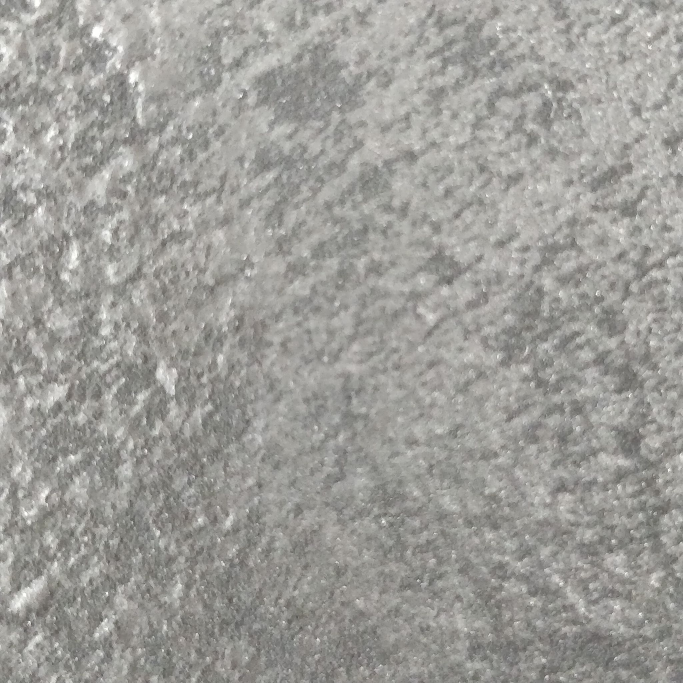
#> input picture concrete/concrete_1.jpg, 2048 x 2048 px, given as the content of the folder wood, which was not available (shown at 1/3 size)
$ python Task_main.py   (older library calls are emulated)
#> lines starting #> are read from the running program, lines starting #| are printed output that depends on the picture; pictures that were not available may be replaced by others from this repository, and a replacement may not be noted
import csv
import os
from PIL import Image
from skimage import io, img_as_ubyte, feature, color
import skimage
import matplotlib.pyplot as plt
import numpy as np
from sklearn import svm
from sklearn.model_selection import train_test_split
from sklearn.metrics import accuracy_score, confusion_matrix, ConfusionMatrixDisplay


def conv_to_gray_sample(area, size_x, size_y):
#> called with area = 'wood', size_x = 128, size_y = 128
    pictures = os.listdir(area)
    num_samples = 10  # num_samples = samples form 1 picture
    g = 0
    for i in range(0, len(pictures)):
        img = io.imread(area + '/' + pictures[i], as_gray=True)
#> img: shape (2048, 2048) float64; min 0.224, max 0.999, mean 0.615
        x = 0
        y = 0
        for p in range(0, num_samples):
            cropped_img = img[x:size_x + x, y:size_y + y]
            img_sample_conv = (cropped_img / np.max(cropped_img) * 63).astype('uint8')
            x = x + size_x
            y = y + size_y
            io.imsave("conv_" + area + "/" + area + "_grey_" + str(g + 1) + ".jpg", img_sample_conv)
            g=g+1
#> this loop made 10 passes
#> pass 1, in conv_to_gray_sample, `cropped_img = img[x:size_x + x, y:size_y + y]`:
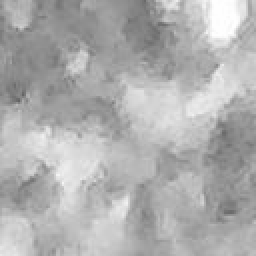
#> cropped_img: shape (128, 128) float64 (shown 2 times larger); min 0.388, max 0.999, mean 0.689
#> pass 1, in conv_to_gray_sample, `img_sample_conv = (cropped_img / np.max(cropped_img) * 63).astype('uin..`:
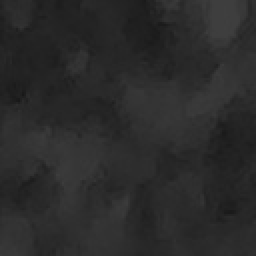
#> img_sample_conv: shape (128, 128) (shown 2 times larger); min 24, max 63, mean 42.9
#> pass 2, in conv_to_gray_sample, `cropped_img = img[x:size_x + x, y:size_y + y]`:
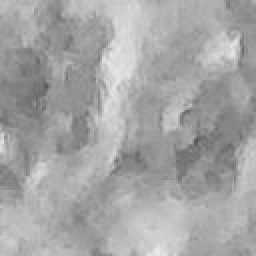
#> cropped_img: shape (128, 128) float64 (shown 2 times larger); min 0.319, max 0.921, mean 0.649
#> after the loop, g = 10; x = 1280; y = 1280


def create_vector(area):
#> called with area = 'wood'
    pictures = os.listdir(area)
    num_samples = 10
    vectors = []
    for i in range(0, len(pictures) * num_samples):
        img = io.imread("conv_" + area + "/" + area + "_grey_" + str(i + 1) + ".jpg", as_gray=True)
        #img_conv = (img / np.max(img) * 63).astype('uint8')
        img_conv = img_as_ubyte(img)
        feat_greyco = skimage.feature.graycomatrix(img_conv, [1], [45], levels=256, normed=True)

        contrast = round(skimage.feature.graycoprops(feat_greyco, 'contrast')[0][0], 5)
#> contrast = 4.48
        energy = round(skimage.feature.graycoprops(feat_greyco, 'energy')[0][0], 5)
#> energy = 0.0852
        homogeneity = round(skimage.feature.graycoprops(feat_greyco, 'homogeneity')[0][0], 5)
#> homogeneity = 0.522
        correlation = round(skimage.feature.graycoprops(feat_greyco, 'correlation')[0][0], 5)
#> correlation = 0.953
        dissimilarity = round(skimage.feature.graycoprops(feat_greyco, 'dissimilarity')[0][0], 5)
#> dissimilarity = 1.42
        ASM = round(skimage.feature.graycoprops(feat_greyco, 'ASM')[0][0], 5)
#> ASM = 0.00726
        vector = [area, contrast, energy, homogeneity, correlation, dissimilarity, ASM]
#> vector = ['wood', 4.48, 0.0852, 0.522, 0.953, 1.42, 0.00726]
        vectors.append(vector)
#> pass 2 of the loop in create_vector, `for i in range(0, len(pictures) * num_samples):`:
#> in create_vector, `img = io.imread("conv_" + area + "/" + area + "_grey_" + str(i + 1) + ..`:
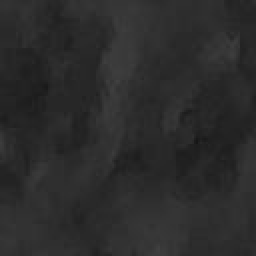
#> img: shape (128, 128) (shown 2 times larger); min 22, max 65, mean 43.9
#> contrast = 4.79
#> energy = 0.0898
#> homogeneity = 0.513
#> correlation = 0.935
#> dissimilarity = 1.46
#> ASM = 0.00807
#> vector = ['wood', 4.79, 0.0898, 0.513, 0.935, 1.46, 0.00807]
#> pass 3 of the loop in create_vector, `for i in range(0, len(pictures) * num_samples):`:
#> in create_vector, `img = io.imread("conv_" + area + "/" + area + "_grey_" + str(i + 1) + ..`:
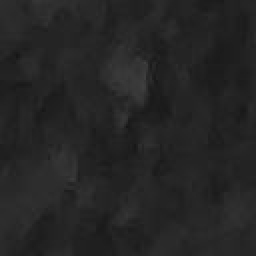
#> img: shape (128, 128) (shown 2 times larger); min 21, max 63, mean 37.2
#> contrast = 5.14
#> energy = 0.107
#> homogeneity = 0.508
#> correlation = 0.902
#> dissimilarity = 1.49
#> ASM = 0.0114
#> vector = ['wood', 5.14, 0.107, 0.508, 0.902, 1.49, 0.0114]
#> the loop made 10 passes; the first 3 are shown
#> the loop in conv_to_gray_sample (call 2), `for p in range(0, num_samples):` made 10 passes
#> pass 2, in conv_to_gray_sample (call 2), `img_sample_conv = (cropped_img / np.max(cropped_img) * 63).astype('uin..`:
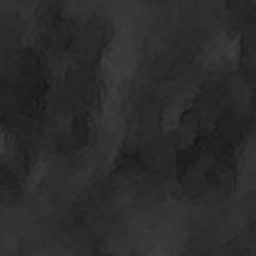
#> img_sample_conv: shape (128, 128) (shown 2 times larger); min 21, max 63, mean 43.9
#> pass 3, in conv_to_gray_sample (call 2), `cropped_img = img[x:size_x + x, y:size_y + y]`:
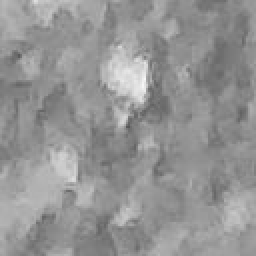
#> cropped_img: shape (128, 128) float64 (shown 2 times larger); min 0.341, max 0.974, mean 0.583
#> pass 3, in conv_to_gray_sample (call 2), `img_sample_conv = (cropped_img / np.max(cropped_img) * 63).astype('uin..`:
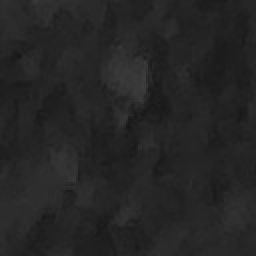
#> img_sample_conv: shape (128, 128) (shown 2 times larger); min 22, max 63, mean 37.2
#> after the loop in conv_to_gray_sample (call 2), `for p in range(0, num_samples):`: g = 10; x = 1280
#> pass 2 of the loop in conv_to_gray_sample, `for i in range(0, len(pictures)):`:
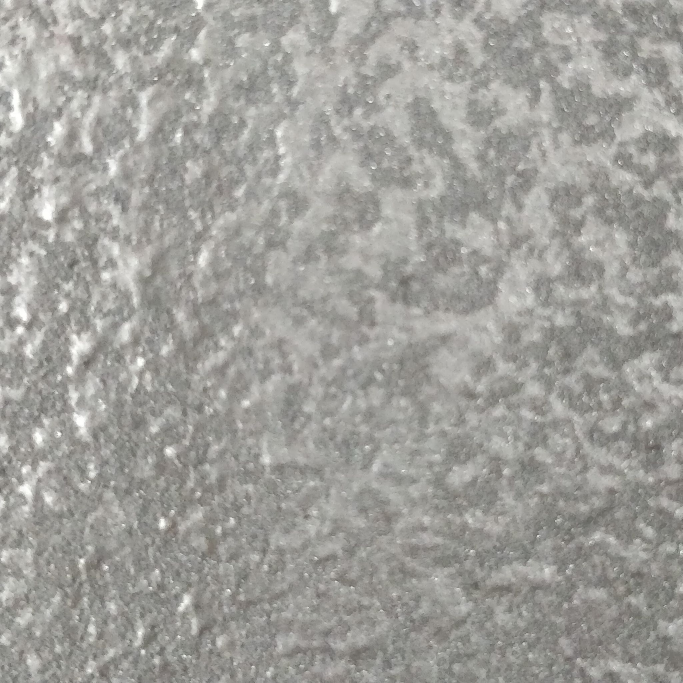
#> input picture concrete/concrete_2.jpg, 2048 x 2048 px (shown at 1/3 size)
#> the loop in conv_to_gray_sample (call 2), `for p in range(0, num_samples):` made 10 passes
#> pass 2, in conv_to_gray_sample (call 2), `cropped_img = img[x:size_x + x, y:size_y + y]`:
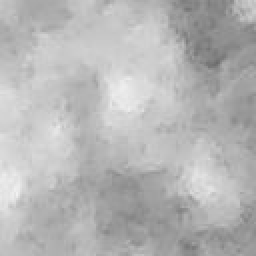
#> cropped_img: shape (128, 128) float64 (shown 2 times larger); min 0.421, max 0.948, mean 0.714
#> after the loop in conv_to_gray_sample (call 2), `for p in range(0, num_samples):`: g = 20; x = 1280
#> pass 3 of the loop in conv_to_gray_sample, `for i in range(0, len(pictures)):`:
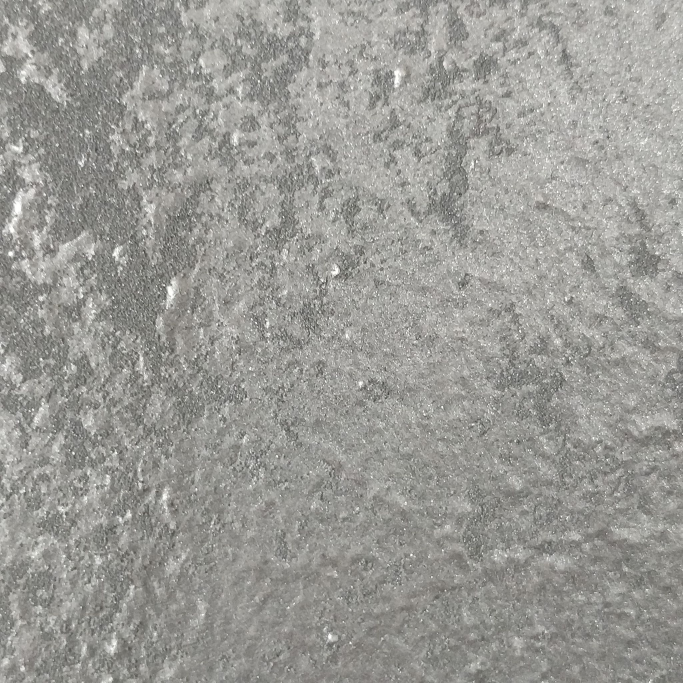
#> input picture concrete/concrete_3.jpg, 2048 x 2048 px (shown at 1/3 size)
#> the loop in conv_to_gray_sample (call 2), `for p in range(0, num_samples):` made 10 passes
#> pass 2, in conv_to_gray_sample (call 2), `cropped_img = img[x:size_x + x, y:size_y + y]`:
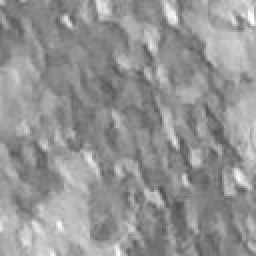
#> cropped_img: shape (128, 128) float64 (shown 2 times larger); min 0.313, max 0.999, mean 0.584
#> after the loop in conv_to_gray_sample (call 2), `for p in range(0, num_samples):`: g = 30; x = 1280
#> pass 2 of the loop in create_vector, `for i in range(0, len(pictures) * num_samples):`:
#> pass 3 of the loop in create_vector, `for i in range(0, len(pictures) * num_samples):`:
#> the loop made 30 passes; the first 3 are shown
#> pass 2 of the loop in create_vector, `for i in range(0, len(pictures) * num_samples):`:
#> pass 3 of the loop in create_vector, `for i in range(0, len(pictures) * num_samples):`:
#> the loop made 10 passes; the first 3 are shown
    with open("vector.csv", "a") as file:
        np.savetxt(file, np.array(vectors), fmt="%s", delimiter=',')


def read_train_and_test():
    with open("vector.csv", 'r') as file:
        reader = csv.reader(file, delimiter=',')
        data2 = list(reader)
        data = np.array(data2)
        X = data[:, 1:]
        Y = data[:, 0]

        classifier = svm.SVC(gamma='auto')
        x_train, x_test, y_train, y_test = train_test_split(X, Y, test_size=0.5, random_state=6)
        classifier.fit(x_train, y_train)
        y_pred = classifier.predict(x_test)
        accuracy = accuracy_score(y_test, y_pred)
        cm = confusion_matrix(y_test, y_pred, normalize='true')
        ConfusionMatrixDisplay.from_predictions(y_test, y_pred, display_labels=['Wood', 'Concrete', 'Knitwear'], cmap=plt.cm.Reds)
        plt.show()
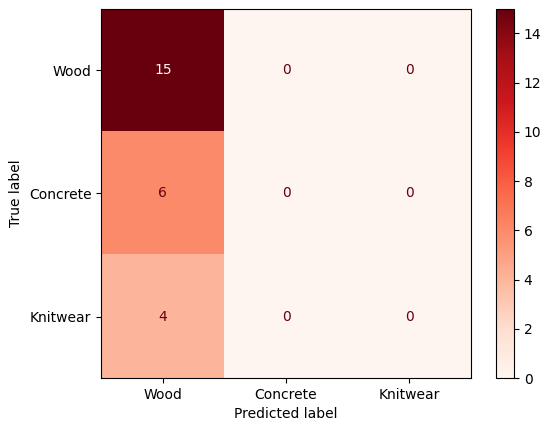
#> figure drawn by matplotlib, 2 panels
        return accuracy


conv_to_gray_sample('wood', 128, 128)
create_vector('wood')

conv_to_gray_sample('concrete', 128, 128)
create_vector('concrete')

conv_to_gray_sample('knitwear', 128, 128)
create_vector('knitwear')

acc = read_train_and_test()
print(acc)
